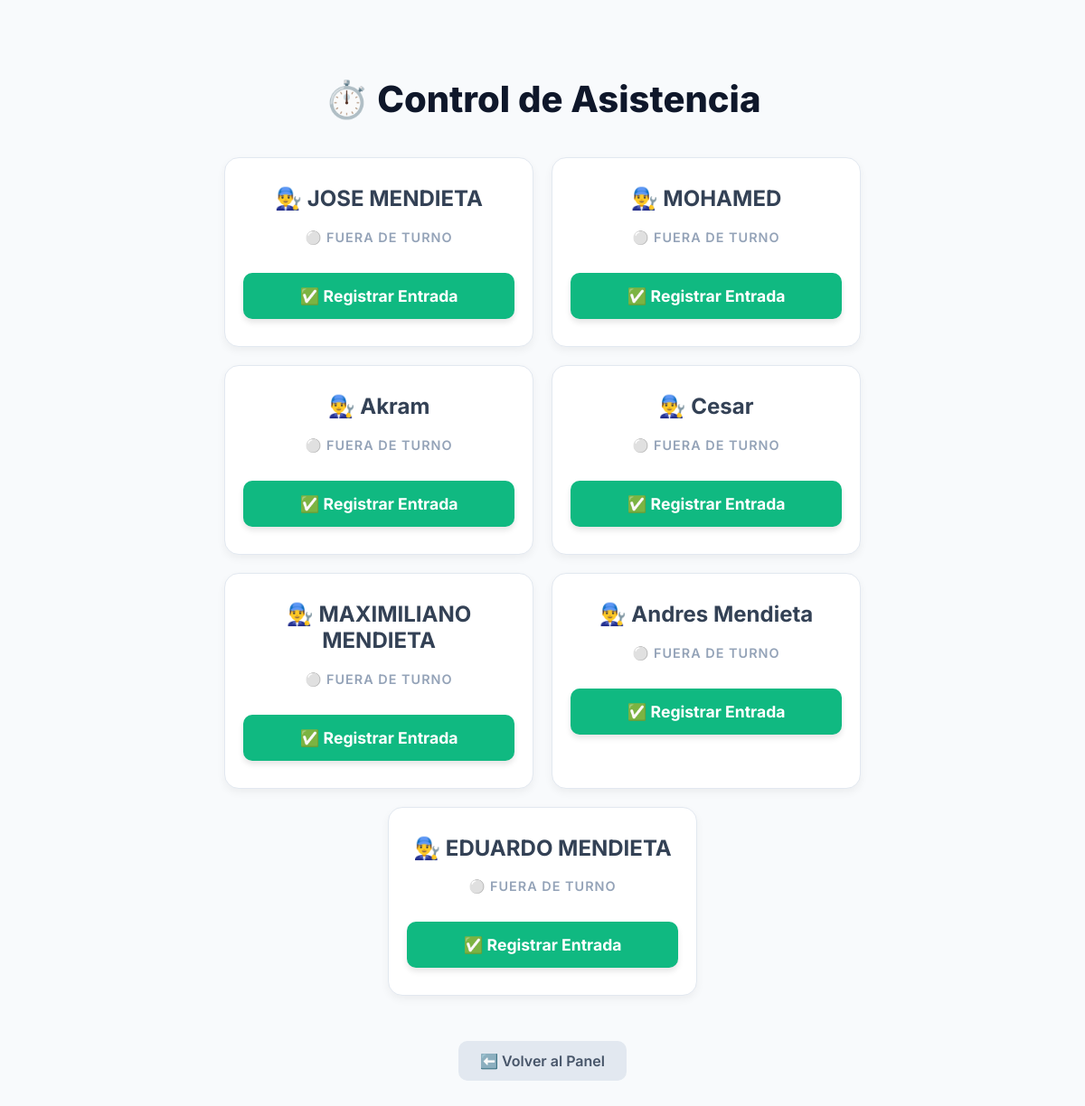
The page /fichar/ (signed in) on the database as committed earlier.
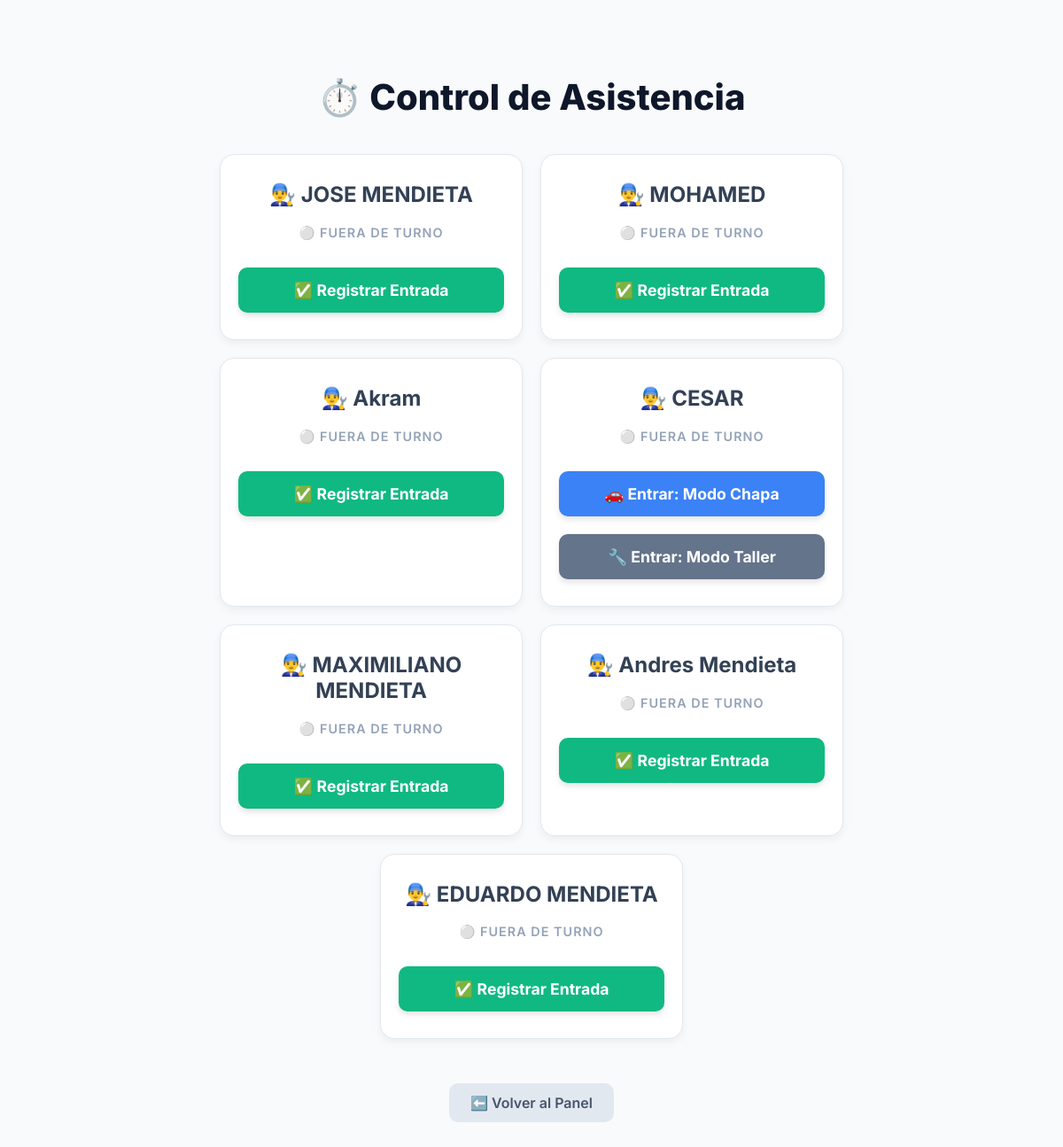
The same page on the database as committed later.
### taller/models.py (models this page shows, shortened)
class Empleado(models.Model):
    nombre = models.CharField(max_length=100)
    telefono = models.CharField(max_length=20, blank=True, null=True)
    sueldo_por_dia = models.DecimalField(max_digits=10, decimal_places=2, default=50.00)
    es_sueldo_fijo = models.BooleanField(default=False)
    sueldo_fijo_mensual = models.DecimalField(max_digits=8, decimal_places=2, default=1000.00)
    es_chapista = models.BooleanField(default=False, verbose_name="Trabaja a Comisión (Ej: Chapa y Pintura)")
    porcentaje_comision = models.DecimalField(max_digits=5, decimal_places=2, default=60.00, verbose_name="Porcentaje de Comisión (%)")
    valor_jornada_taller = models.DecimalField(max_digits=10, decimal_places=2, default=50.00, verbose_name="Valor Día (Trabajo Interno/Taller)")

### taller/views.py (the view, shortened to what this page needs)
# urls.py: path('fichar/', views.fichador_mecanicos, name='fichador'),
@login_required
def fichador_mecanicos(request):
    mensaje = ""
    hoy = timezone.localtime().date()
    empleados_data = []
    empleados_db = Empleado.objects.all()
    for emp in empleados_db:
        turno_abierto = Asistencia.objects.filter(empleado=emp, fecha=hoy, hora_salida__isnull=True).exists()
        empleados_data.append({
            'id': emp.id,
            'nombre': emp.nombre,
            'trabajando_ahora': turno_abierto,
            'es_chapista': emp.es_chapista # Fundamental enviar esto al HTML
        })
    return render(request, 'taller/fichador.html', {
        'empleados': empleados_data,
        'mensaje': mensaje
    })

### taller/templates/taller/fichador.html (shortened to what this page needs)
<!DOCTYPE html>
<html lang="es">
<head>
</head>
<body>
    <h1>⏱️ Control de Asistencia</h1>
    <div class="grid">
        {% for emp in empleados %}
            <div class="card">
                <h2>👨‍🔧 {{ emp.nombre }}</h2>
                {% if emp.trabajando_ahora %}
                    <div class="status" style="color: #10b981;">🟢 En el taller</div>
                    <form method="POST">
                        {% csrf_token %}
                        <input type="hidden" name="empleado_id" value="{{ emp.id }}">
                        <input type="hidden" name="accion" value="salir">
                        <button type="submit" class="btn btn-salir">🚪 Registrar Salida</button>
                    </form>
                {% else %}
                    <div class="status" style="color: #94a3b8;">⚪ Fuera de turno</div>
                    {% if emp.es_chapista %}
                        <form method="POST" style="margin-bottom: 10px;">
                            <button type="submit" class="btn btn-chapa">🚗 Entrar: Modo Chapa</button>
                        </form>
                        <form method="POST">
                            <button type="submit" class="btn btn-entrar" style="background-color: #64748b;">🔧 Entrar: Modo Taller</button>
                        </form>
                    {% else %}
                        <form method="POST">
                            <button type="submit" class="btn btn-entrar">✅ Registrar Entrada</button>
                        </form>
                    {% endif %}
                {% endif %}
            </div>
        {% endfor %}
    </div>
    <a href="{% url 'home' %}" class="btn-volver">⬅️ Volver al Panel</a>
</body>
</html>

Rows that differ between the two databases and show on the page:
changed Empleado: nombre "Cesar" → "CESAR"
Other text that changed with them:
list line gone: "✅ Registrar Entrada"
new list line: "🚗 Entrar: Modo Chapa 🔧 Entrar: Modo Taller"
